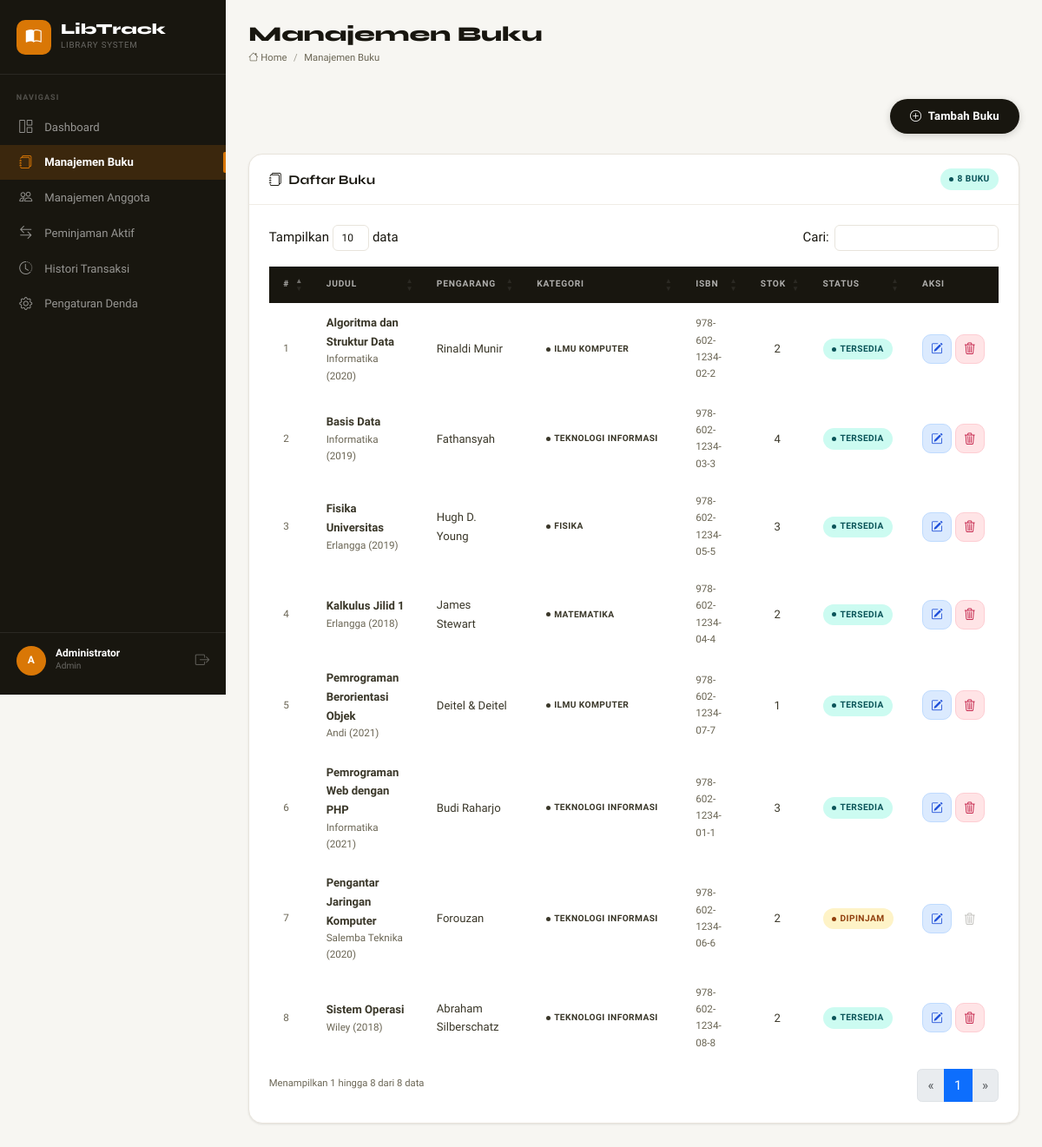
Page /views/books/index.php (signed in) on the committed database.
### tables this page shows
CREATE TABLE IF NOT EXISTS books (
    id         INT UNSIGNED   NOT NULL AUTO_INCREMENT,
    title      VARCHAR(255)   NOT NULL,
    author     VARCHAR(150)   NOT NULL,
    isbn       VARCHAR(30)    DEFAULT NULL,
    category   VARCHAR(100)   NOT NULL,
    publisher  VARCHAR(150)   DEFAULT NULL,
    year       YEAR           DEFAULT NULL,
    stock      INT UNSIGNED   NOT NULL DEFAULT 1,
    status     ENUM('Tersedia','Dipinjam') NOT NULL DEFAULT 'Tersedia',
    created_at TIMESTAMP      NOT NULL DEFAULT CURRENT_TIMESTAMP,
    updated_at TIMESTAMP      NOT NULL DEFAULT CURRENT_TIMESTAMP ON UPDATE CURRENT_TIMESTAMP,
    PRIMARY KEY (id),
    INDEX idx_status   (status),
    INDEX idx_category (category)
);

### includes/helpers.php (called while the page is built, shortened)
<?php
function csrfToken(): string
{
    return $_SESSION['csrf_token'];
}
function e(mixed $value): string
{
    return htmlspecialchars((string)$value, ENT_QUOTES | ENT_HTML5, 'UTF-8');
}

### views/books/index.php (the view, shortened to what this page needs)
<?php
require_once __DIR__ . '/../../includes/helpers.php';
$pdo = getDB();
$books = $pdo->query("
    SELECT id, title, author, isbn, category, publisher, year, stock, status
    FROM books
    ORDER BY title ASC
")->fetchAll();
$pageTitle   = 'Manajemen Buku';
$currentPage = 'books';
?>
<div class="lt-page-header mb-4">
    <a href="/libtrack/views/books/create.php" class="btn-lt-primary">
        <i class="bi bi-plus-circle"></i> Tambah Buku
    </a>
</div>
<div class="lt-card">
    <div class="lt-card-header">
        <h2 class="lt-card-title"><i class="bi bi-journals me-2"></i>Daftar Buku</h2>
        <span class="lt-badge lt-badge--available"><?= count($books) ?> buku</span>
    </div>
    <div class="lt-card-body">
        <?php if (empty($books)): ?>
        <div class="lt-empty-state">
            <div class="lt-empty-icon"><i class="bi bi-journal-x"></i></div>
            <p>Belum ada buku terdaftar.</p>
            <a href="/libtrack/views/books/create.php" class="btn-lt-primary">
                <i class="bi bi-plus-circle me-1"></i> Tambah Buku Pertama
            </a>
        </div>
        <?php else: ?>
        <div class="table-responsive">
        <table class="lt-table lt-datatable w-100" id="booksTable">
            <thead>
                <tr>
                    <th>#</th>
                    <th>Judul</th>
                    <th>Pengarang</th>
                    <th>Kategori</th>
                    <th>ISBN</th>
                    <th>Stok</th>
                    <th>Status</th>
                    <th>Aksi</th>
                </tr>
            </thead>
            <tbody>
            <?php foreach ($books as $i => $b): ?>
            <tr>
                <td class="lt-text-muted lt-text-small"><?= $i + 1 ?></td>
                <td>
                    <div class="lt-fw-medium"><?= e($b['title']) ?></div>
                    <?php if ($b['publisher']): ?>
                    <div class="lt-text-small lt-text-muted"><?= e($b['publisher']) ?> <?= $b['year'] ? '(' . e($b['year']) . ')' : '' ?></div>
                    <?php endif; ?>
                </td>
                <td><?= e($b['author']) ?></td>
                <td>
                    <span class="lt-badge" style="background:var(--lt-border);color:var(--lt-ink-2)">
                        <?= e($b['category']) ?>
                    </span>
                </td>
                <td class="lt-text-small lt-text-muted"><?= $b['isbn'] ? e($b['isbn']) : '—' ?></td>
                <td class="text-center"><?= (int)$b['stock'] ?></td>
                <td>
                    <?php if ($b['status'] === 'Tersedia'): ?>
                    <span class="lt-badge lt-badge--available">Tersedia</span>
                    <?php else: ?>
                    <span class="lt-badge lt-badge--borrowed">Dipinjam</span>
                    <?php endif; ?>
                </td>
                <td>
                    <div class="d-flex gap-1">
                        <a href="/libtrack/views/books/edit.php?id=<?= $b['id'] ?>"
                           class="btn-lt-action btn-lt-edit"
                           data-bs-toggle="tooltip" title="Edit">
                            <i class="bi bi-pencil-square"></i>
                        </a>
                        <?php if ($b['status'] !== 'Dipinjam'): ?>
                        <a href="/libtrack/views/books/index.php?action=delete&id=<?= $b['id'] ?>&csrf_token=<?= csrfToken() ?>"
                           class="btn-lt-action btn-lt-delete btn-confirm-delete"
                           data-name="<?= e($b['title']) ?>"
                           data-bs-toggle="tooltip" title="Hapus">
                            <i class="bi bi-trash3"></i>
                        </a>
                        <?php else: ?>
                        <span class="btn-lt-action" style="opacity:.35;cursor:not-allowed"
                              data-bs-toggle="tooltip" title="Tidak bisa dihapus — sedang dipinjam">
                            <i class="bi bi-trash3"></i>
                        </span>
                        <?php endif; ?>
                    </div>
                </td>
            </tr>
            <?php endforeach; ?>
            </tbody>
        </table>
        </div>
        <?php endif; ?>
    </div>
</div>
<?php
$content = ob_get_clean();
require_once __DIR__ . '/../../includes/header.php';
require_once __DIR__ . '/../../includes/sidebar.php';
echo $content;
require_once __DIR__ . '/../../includes/footer.php';

### includes/header.php (shortened to what this page needs)
<?php
$pageTitle = $pageTitle ?? 'Dashboard';
?>
<!DOCTYPE html>
<html lang="id">
<head>
    <link rel="stylesheet" href="https://cdn.jsdelivr.net/npm/bootstrap@5.3.3/dist/css/bootstrap.min.css">
    <link rel="stylesheet" href="https://cdn.jsdelivr.net/npm/bootstrap-icons@1.11.3/font/bootstrap-icons.css">
    <link rel="stylesheet" href="https://cdn.datatables.net/1.13.8/css/dataTables.bootstrap5.min.css">
    <link rel="stylesheet" href="/libtrack/assets/css/app.css">
</head>
<body>
<div class="lt-wrapper">

### includes/sidebar.php (shortened to what this page needs)
<?php
$currentPage = $currentPage ?? '';
$navItems = [
    ['page'=>'dashboard',    'href'=>'/libtrack/index.php',                    'icon'=>'bi-grid-1x2',        'label'=>'Dashboard'],
    ['page'=>'books',        'href'=>'/libtrack/views/books/index.php',         'icon'=>'bi-journals',        'label'=>'Manajemen Buku'],
    ['page'=>'members',      'href'=>'/libtrack/views/members/index.php',       'icon'=>'bi-people',          'label'=>'Manajemen Anggota'],
    ['page'=>'transactions', 'href'=>'/libtrack/views/transactions/index.php',  'icon'=>'bi-arrow-left-right','label'=>'Peminjaman Aktif'],
    ['page'=>'history',      'href'=>'/libtrack/views/transactions/history.php','icon'=>'bi-clock-history',   'label'=>'Histori Transaksi'],
    ['page'=>'settings',     'href'=>'/libtrack/views/settings/settings.php',   'icon'=>'bi-gear',            'label'=>'Pengaturan Denda'],
];
?>
<aside class="lt-sidebar" id="ltSidebar">
    <div class="lt-sidebar-inner">
        <div class="lt-sidebar-brand">
            <div class="lt-sidebar-logo"><i class="bi bi-book-half"></i></div>
            <div>
                <div class="lt-sidebar-brand-name">LibTrack</div>
                <div class="lt-sidebar-brand-sub">Library System</div>
            </div>
        </div>
        <nav class="lt-nav">
            <div class="lt-nav-label-section">NAVIGASI</div>
            <?php foreach ($navItems as $item): ?>
            <a href="<?= $item['href'] ?>"
               class="lt-nav-link <?= $currentPage === $item['page'] ? 'active' : '' ?>">
                <span class="lt-nav-icon"><i class="bi <?= $item['icon'] ?>"></i></span>
                <span><?= $item['label'] ?></span>
                <?php if ($currentPage === $item['page']): ?>
                <span class="lt-nav-dot"></span>
                <?php endif; ?>
            </a>
            <?php endforeach; ?>
        </nav>
        <div class="lt-sidebar-footer">
            <div class="lt-sidebar-user">
                <div class="lt-user-avatar">
                    <?= strtoupper(substr($_SESSION['username'] ?? 'A', 0, 1)) ?>
                </div>
                <div class="lt-user-info">
                    <div class="lt-user-name"><?= e($_SESSION['full_name'] ?? $_SESSION['username'] ?? 'Admin') ?></div>
                    <div class="lt-user-role"><?= e(ucfirst($_SESSION['role'] ?? 'admin')) ?></div>
                </div>
                <a href="/libtrack/logout.php"
                   id="logoutBtn"
                   class="lt-logout-btn"
                   data-username="<?= e($_SESSION['full_name'] ?? $_SESSION['username'] ?? 'Admin') ?>"
                   title="Logout">
                    <i class="bi bi-box-arrow-right"></i>
                </a>
            </div>
        </div>
    </div>
</aside>
<main class="lt-main">
    <div class="lt-content">
        <div class="lt-page-header">
            <div>
                <h1 class="lt-page-title"><?= e($pageTitle ?? 'Dashboard') ?></h1>
                <nav aria-label="breadcrumb">
                    <ol class="breadcrumb lt-breadcrumb">
                        <li class="breadcrumb-item"><a href="/libtrack/index.php"><i class="bi bi-house"></i> Home</a></li>
                        <?php if ($currentPage !== 'dashboard'): ?>
                        <li class="breadcrumb-item active"><?= e($pageTitle ?? '') ?></li>
                        <?php endif; ?>
                    </ol>
                </nav>
            </div>
        </div>

### includes/footer.php (shortened to what this page needs)
</div>
</main>
</div>
</body>
</html>

### rows in the picture
books: title "Algoritma dan Struktur Data", publisher "Informatika", year "2020", author "Rinaldi Munir", category "ILMU KOMPUTER", isbn "978-602-1234-02-2", stock "2", status "TERSEDIA"
books: title "Basis Data", publisher "Informatika", year "2019", author "Fathansyah", category "TEKNOLOGI INFORMASI", isbn "978-602-1234-03-3", stock "4", status "TERSEDIA"
books: title "Fisika Universitas", publisher "Erlangga", year "2019", author "Hugh D. Young", category "FISIKA", isbn "978-602-1234-05-5", stock "3", status "TERSEDIA"
books: title "Kalkulus Jilid 1", publisher "Erlangga", year "2018", author "James Stewart", category "MATEMATIKA", isbn "978-602-1234-04-4", stock "2", status "TERSEDIA"
books: title "Pemrograman Berorientasi Objek", publisher "Andi", year "2021", author "Deitel & Deitel", category "ILMU KOMPUTER", isbn "978-602-1234-07-7", stock "1", status "TERSEDIA"
books: title "Pemrograman Web dengan PHP", publisher "Informatika", year "2021", author "Budi Raharjo", category "TEKNOLOGI INFORMASI", isbn "978-602-1234-01-1", stock "3", status "TERSEDIA"
books: title "Pengantar Jaringan Komputer", publisher "Salemba Teknika", year "2020", author "Forouzan", category "TEKNOLOGI INFORMASI", isbn "978-602-1234-06-6", stock "2", status "DIPINJAM"
books: title "Sistem Operasi", publisher "Wiley", year "2018", author "Abraham Silberschatz", category "TEKNOLOGI INFORMASI", isbn "978-602-1234-08-8", stock "2", status "TERSEDIA"

### other values in the picture
$item['label'] "Dashboard"
$item['label'] "Manajemen Buku"
$item['label'] "Manajemen Anggota"
$item['label'] "Peminjaman Aktif"
$item['label'] "Histori Transaksi"
$item['label'] "Pengaturan Denda"
substr($_SESSION['username'] ?? 'A', 0, 1) "A"
$_SESSION['full_name'] "Administrator"
$_SESSION['role'] "Admin"
$pageTitle "Manajemen Buku"
count($books) "8"
